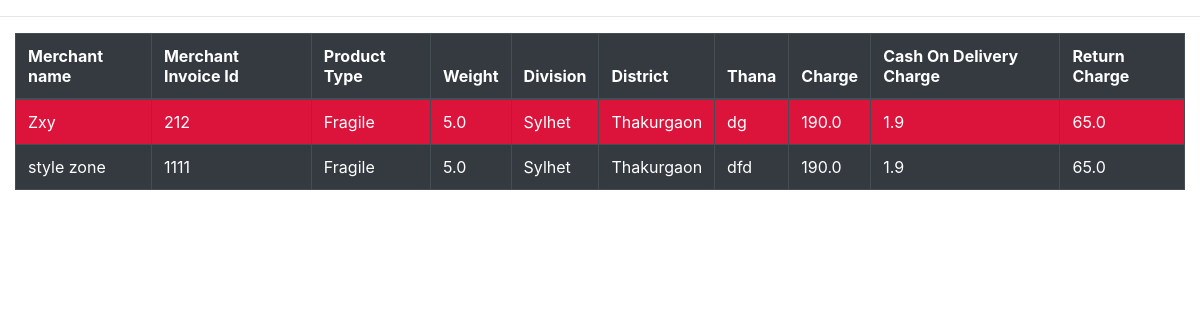
The page /orderlist/ on the database its author committed.
### orderapp/models.py (models this page shows, shortened)
class Order(models.Model):
    merchant=models.ForeignKey(merchants,on_delete=models.CASCADE)
    merchant_invoice_id=models.IntegerField(default=0)
    Product_type=models.CharField(max_length=120)
    weight=models.FloatField(default=0)
    Division=models.CharField(max_length=120)
    District=models.CharField(max_length=120)
    Street=models.CharField(max_length=120)
    Charge=models.FloatField(default=0)
    Cod_charge_add=models.FloatField(default=0)
    return_charge_add=models.FloatField(default=0)
    def merchant_name(self):
        return self.merchant.name

class merchants(models.Model):
    name=models.CharField(max_length=120)
    merchant_id=models.IntegerField(default=0)

### orderapp/views.py (the view)
# urls.py: path('orderlist/',views.orderlist,name='orderlist')
def orderlist(request):
    o=Order.objects.all()
    return render(request,'create_order.html',{'o':o})

### templates/create_order.html (shortened to what this page needs)
{% extends 'base.html' %}
{% block content %}
        <table class="table table-hover table-dark">
            <thead>
            <tr>
                <th scope="col">Merchant name</th>
                <th scope="col">Merchant Invoice Id</th>
                <th scope="col">Product Type</th>
                <th scope="col">Weight</th>
                <th scope="col">Division</th>
                <th scope="col">District</th>
                <th scope="col">Thana</th>
                <th scope="col">Charge</th>
                <th scope="col">Cash On Delivery Charge</th>
                <th scope="col">Return Charge</th>
            </tr>
            </thead>
            <tbody>
            {% for i in o|dictsortreversed:"id"|slice:'1' %}
                <tr class="{% cycle 'row1' 'row2' %}" style="background-color: crimson">
                <td>{{ i.merchant_name }}</td>
                <td>{{ i.merchant_invoice_id }}</td>
                    <td>{{ i.Product_type }}</td>
                    <td>{{ i.weight }}</td>
                    <td>{{ i.Division }}</td>
                    <td>{{ i.District }}</td>
                    <td>{{ i.Street }}</td>
                    <td>{{ i.Charge }}</td>
                    <td>{{ i.Cod_charge_add }}</td>
                    <td>{{ i.return_charge_add }}</td>
                </tr>
            {% endfor %}
            {% for i in o|dictsortreversed:"id"|slice:"1:"%}
                <tr>
                    <td>{{ i.merchant_name }}</td>
                    <td>{{ i.merchant_invoice_id }}</td>
                    <td>{{ i.Product_type }}</td>
                    <td>{{ i.weight }}</td>
                    <td>{{ i.Division }}</td>
                    <td>{{ i.District }}</td>
                    <td>{{ i.Street }}</td>
                    <td>{{ i.Charge }}</td>
                    <td>{{ i.Cod_charge_add }}</td>
                    <td>{{ i.return_charge_add }}</td>
                </tr>
            {% endfor %}
            </tbody>
        </table>
{% endblock content %}

### templates/base.html (shortened to what this page needs)
{%  load static %}
<html>
<head>
    <link rel="stylesheet" href="https://maxcdn.bootstrapcdn.com/bootstrap/4.5.2/css/bootstrap.min.css">
    <link href="{% static 'css/base.css' %}" rel="stylesheet">
</head>
<body>
<hr>
<div class="col-12">
    {% block content %}
    {% endblock content %}
</div>
</body>
</html>

### static/css/base.css (style rules this page uses)
[class*="col-"] { width: 100%; }
@media only screen and (min-width: 768px) { .col-12 { width: 100%; } }
table,td,td,th { border: 1px solid; }

### rows shown on the page
Order: merchant_name "Zxy", merchant_invoice_id "212", Product_type "Fragile", weight "5.0", Division "Sylhet", District "Thakurgaon", Street "dg", Charge "190.0", Cod_charge_add "1.9", return_charge_add "65.0"
Order: merchant_name "style zone", merchant_invoice_id "1111", Product_type "Fragile", weight "5.0", Division "Sylhet", District "Thakurgaon", Street "dfd", Charge "190.0", Cod_charge_add "1.9", return_charge_add "65.0"
